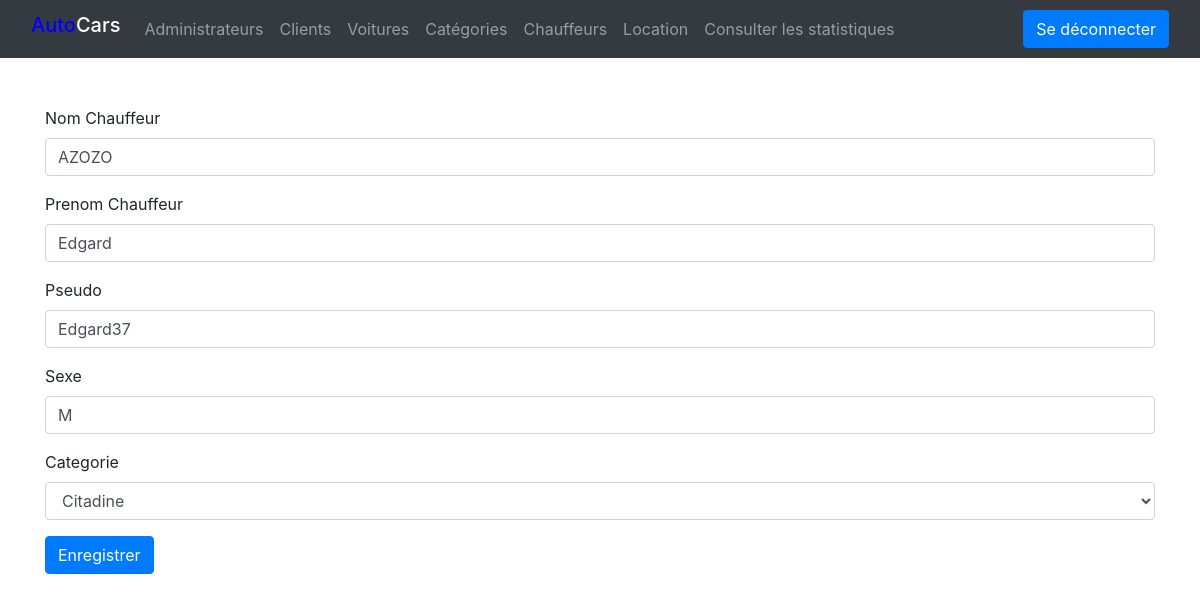
Page /modifyChauffeur.php?modify=1 (signed in) on the committed database.
### tables this page shows
CREATE TABLE IF NOT EXISTS `chauffeur` (
  `idchauffeur` int(11) NOT NULL AUTO_INCREMENT,
  `nomchauf` char(45) DEFAULT NULL,
  `prenomchauf` char(45) DEFAULT NULL,
  `pseudo` varchar(45) NOT NULL,
  `sexe` char(45) DEFAULT NULL,
  `idcategorie` int(11) DEFAULT NULL,
  PRIMARY KEY (`idchauffeur`),
  KEY `idcategorie` (`idcategorie`)
);

CREATE TABLE IF NOT EXISTS `categorie` (
  `idcategorie` int(11) NOT NULL AUTO_INCREMENT,
  `nomcategorie` char(45) DEFAULT NULL,
  PRIMARY KEY (`idcategorie`)
);

### actions/chauffeur/modifyChauffeurAction.php (called while the page is built, shortened)
<?php
    require("actions/dbconnexion.php");
    if (isset($_GET['modify'])) {
        $id = $_GET['modify'];
        $check = $bdd->prepare("SELECT * FROM chauffeur INNER JOIN categorie WHERE idchauffeur = $id AND chauffeur.idcategorie = categorie.idcategorie ");
        $check->execute(array($id));
        if ($check->rowCount() == 1) {
            $data = $check->fetch();
            $nomchau = $data['nomchauf'];
            $prenomchau = $data['prenomchauf'];
            $pseudo = $data['pseudo'];
            $sexe = $data['sexe'];
            $categoriee = $data['nomcategorie'];
        }
    }
?>

### modifyChauffeur.php (the view, shortened to what this page needs)
<?php require('actions/chauffeur/modifyChauffeurAction.php'); ?>
<!DOCTYPE html>
<html lang="en">
<?php include 'header.php'; ?>
<body>
<?php include 'dashboard.php'; ?>
    <br><br>
    <form class="container" method="POST">
        <div class="mb-3">
            <label for="exampleInputEmail1" class="form-label">Nom Chauffeur</label>
            <input type="text" class="form-control" name="nomchauf" value="<?php echo  $nomchau; ?>">
        </div>
        <div class="mb-3">
            <label for="exampleInputEmail1" class="form-label">Prenom Chauffeur</label>
            <input type="text" class="form-control" name="prenomchauf" value="<?php echo  $prenomchau; ?>">
        </div>
        <div class="mb-3">
            <label for="exampleInputEmail1" class="form-label">Pseudo</label>
            <input type="text" class="form-control" name="pseudo" value="<?php echo  $pseudo; ?>">
        </div>
        <div class="mb-3">
            <label for="exampleInputEmail1" class="form-label">Sexe</label>
            <input type="text" class="form-control" name="sexe" value="<?php echo  $sexe; ?>">
        </div>
        <div class="mb-3">
            <label for="exampleInputEmail1" class="form-label">Categorie</label>
            <select class="form-control" id="exampleFormControlSelect1" name= "idcategorie" >
                <option><?php echo $categoriee ; ?></option>
            </select>
        </div>
        <button type="submit" class="btn btn-primary" name="save">Enregistrer</button>
    </form>
</body></html>

### asset/style.css (style rules this page uses)
:root { --haut : 50px; }

### rows in the picture
chauffeur: nomchauf "AZOZO", prenomchauf "Edgard", pseudo "Edgard37", sexe "M", idcategorie "Citadine"
